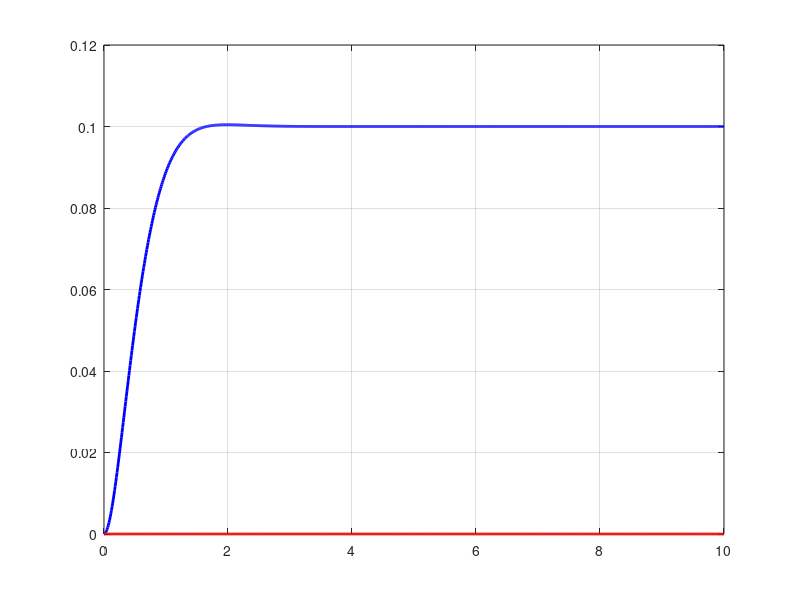

Write MATLAB code to recreate this figure. (Note: this script raises an error after producing the figure.)
% Quadcopter control with LQR

% Define physical parameters
m = 1.0;    % mass of the quadcopter (kg)
I = 0.1;    % moment of inertia about the vertical axis (kg*m^2)
g = 9.81;   % gravitational acceleration (m/s^2)

% Define the system matrices
A = [0 1 0 0;     0 0 0 0;     0 0 0 1;     0 0 0 0];
 
B = [0 0;     1/m 0;     0 0;     0 1/I];
 
C = [1 0 0 0;     0 0 1 0];
 
D = [0 0;     0 0];
 
% Define the weighting matrices for LQR
Q = diag([10 1 10 1]);    % state weights
R = 0.1*eye(2);           % control weights

% Compute the optimal feedback gain with LQR
[K, S, E] = lqr(A, B, Q, R);

% Define the closed-loop system with the optimal gain
Ac = (A - B*K);
Bc = B;
Cc = C;
Dc = D;

% Define the initial condition and simulation time
x0 = [0; 0; 0; 0];
tf = 10;

% Simulate the closed-loop system with a step input
t = linspace(0, tf, 1000);
r = ones(size(t));
r = [r' 0*r']';  % reshape r to be a matrix with 2 columns
[y, t, x] = lsim(ss(Ac, Bc, Cc, Dc), r, t, x0);

% Plot the results
figure();
plot(t, y(:,1), 'b-', 'LineWidth', 2);
hold on;
plot(t, y(:,2), 'r-', 'LineWidth', 2);
grid on;
legend('Position', 'Angle');
xlabel('Time (s)');
ylabel('State');
title('Quadcopter Control with LQR');
